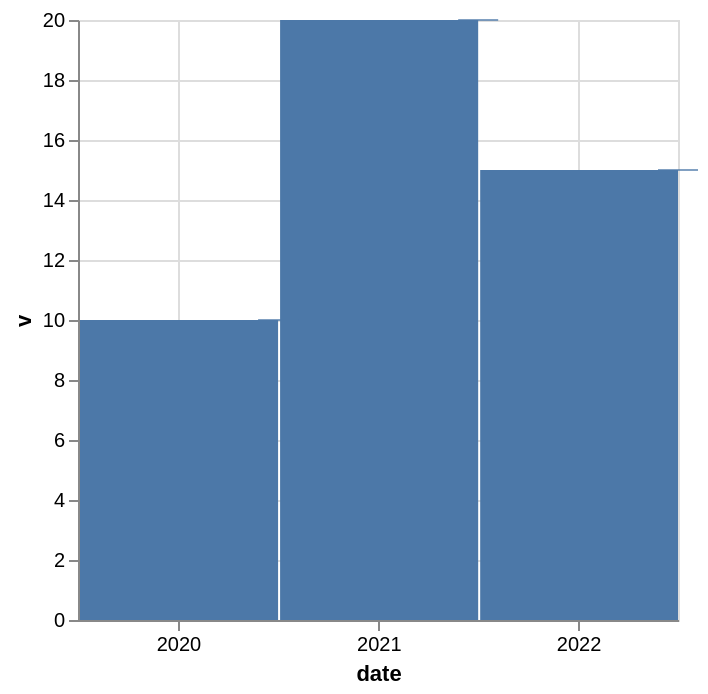

Write a Vega-Lite specification for this figure.
### Vega specification from a JSON file in a GitHub repository (floating-point values rounded to 4 significant figures)
{"$schema": "https://vega.github.io/schema/vega/v6.json", "description": "Bar and tick layered on the same binned-time-unit encoding. With `timeUnitBandPosition: 0`, both marks should be centered at the year start.", "background": "white", "padding": 5, "width": 300, "height": 300, "style": "cell", "data": [{"name": "source_0", "values": [{"date": "2020-01-01T00:00:00Z", "v": 10}, {"date": "2021-01-01T00:00:00Z", "v": 20}, {"date": "2022-01-01T00:00:00Z", "v": 15}]}, {"name": "data_0", "source": "source_0", "transform": [{"type": "formula", "expr": "toDate(datum[\"date\"])", "as": "date"}, {"type": "formula", "expr": "utcOffset('year', datum['date'], 1)", "as": "date_end"}, {"type": "formula", "expr": "0.5 * utcOffset('year', datum['date'], -1) + 0.5 * datum['date']", "as": "date_offsetted_rect_start"}, {"type": "formula", "expr": "0.5 * datum['date'] + 0.5 * datum['date_end']", "as": "date_offsetted_rect_end"}]}, {"name": "data_1", "source": "data_0", "transform": [{"type": "filter", "expr": "(isDate(datum[\"date\"]) || (isValid(datum[\"date\"]) && isFinite(+datum[\"date\"]))) && isValid(datum[\"v\"]) && isFinite(+datum[\"v\"])"}]}, {"name": "data_2", "source": "data_0", "transform": [{"type": "stack", "groupby": ["date"], "field": "v", "sort": {"field": [], "order": []}, "as": ["v_start", "v_end"], "offset": "zero"}, {"type": "filter", "expr": "(isDate(datum[\"date\"]) || (isValid(datum[\"date\"]) && isFinite(+datum[\"date\"]))) && isValid(datum[\"v\"]) && isFinite(+datum[\"v\"])"}]}], "marks": [{"name": "layer_0_marks", "type": "rect", "style": ["bar"], "from": {"data": "data_2"}, "encode": {"update": {"fill": {"value": "#4c78a8"}, "ariaRoleDescription": {"value": "bar"}, "description": {"signal": "\"date: \" + (utcFormat(datum[\"date\"], timeUnitSpecifier([\"year\"], {\"year-month\":\"%b %Y \",\"year-month-date\":\"%b %d, %Y \"}))) + \"; v: \" + (format(datum[\"v\"], \"\"))"}, "x2": {"scale": "x", "field": "date_offsetted_rect_start", "offset": {"signal": "0.5 + (abs(scale(\"x\", datum[\"date_end\"]) - scale(\"x\", datum[\"date\"])) < 0.25 ? -0.5 * (0.25 - (abs(scale(\"x\", datum[\"date_end\"]) - scale(\"x\", datum[\"date\"])))) : 0.5)"}}, "x": {"scale": "x", "field": "date_offsetted_rect_end", "offset": {"signal": "0.5 + (abs(scale(\"x\", datum[\"date_end\"]) - scale(\"x\", datum[\"date\"])) < 0.25 ? 0.5 * (0.25 - (abs(scale(\"x\", datum[\"date_end\"]) - scale(\"x\", datum[\"date\"])))) : -0.5)"}}, "y": {"scale": "y", "field": "v_end"}, "y2": {"scale": "y", "field": "v_start"}}}}, {"name": "layer_1_marks", "type": "rect", "style": ["tick"], "from": {"data": "data_1"}, "encode": {"update": {"opacity": {"value": 0.7}, "fill": {"value": "#4c78a8"}, "ariaRoleDescription": {"value": "tick"}, "description": {"signal": "\"date: \" + (utcFormat(datum[\"date\"], timeUnitSpecifier([\"year\"], {\"year-month\":\"%b %Y \",\"year-month-date\":\"%b %d, %Y \"}))) + \"; v: \" + (format(datum[\"v\"], \"\"))"}, "xc": {"signal": "scale(\"x\", 0.5 * datum[\"date\"] + 0.5 * datum[\"date_end\"])"}, "width": {"signal": "20"}, "yc": {"scale": "y", "field": "v"}, "height": {"value": 1}}}}], "scales": [{"name": "x", "type": "utc", "domain": {"fields": [{"data": "data_2", "field": "date_offsetted_rect_start"}, {"data": "data_2", "field": "date_offsetted_rect_end"}, {"data": "data_1", "field": "date_offsetted_rect_start"}, {"data": "data_1", "field": "date_offsetted_rect_end"}]}, "range": [0, {"signal": "width"}]}, {"name": "y", "type": "linear", "domain": {"fields": [{"data": "data_2", "field": "v_start"}, {"data": "data_2", "field": "v_end"}, {"data": "data_1", "field": "v"}]}, "range": [{"signal": "height"}, 0], "nice": true, "zero": true}], "axes": [{"scale": "x", "orient": "bottom", "gridScale": "y", "grid": true, "tickCount": {"signal": "ceil(width/40)"}, "tickMinStep": {"signal": "datetime(2002, 0, 1, 0, 0, 0, 0) - datetime(2001, 0, 1, 0, 0, 0, 0)"}, "domain": false, "labels": false, "aria": false, "maxExtent": 0, "minExtent": 0, "ticks": false, "zindex": 0}, {"scale": "y", "orient": "left", "gridScale": "x", "grid": true, "tickCount": {"signal": "ceil(height/40)"}, "domain": false, "labels": false, "aria": false, "maxExtent": 0, "minExtent": 0, "ticks": false, "zindex": 0}, {"scale": "x", "orient": "bottom", "grid": false, "title": "date", "format": {"signal": "timeUnitSpecifier([\"year\"], {\"year-month\":\"%b %Y \",\"year-month-date\":\"%b %d, %Y \"})"}, "labelFlush": true, "labelOverlap": true, "tickCount": {"signal": "ceil(width/40)"}, "tickMinStep": {"signal": "datetime(2002, 0, 1, 0, 0, 0, 0) - datetime(2001, 0, 1, 0, 0, 0, 0)"}, "zindex": 0}, {"scale": "y", "orient": "left", "grid": false, "title": "v", "labelOverlap": true, "tickCount": {"signal": "ceil(height/40)"}, "zindex": 0}]}
